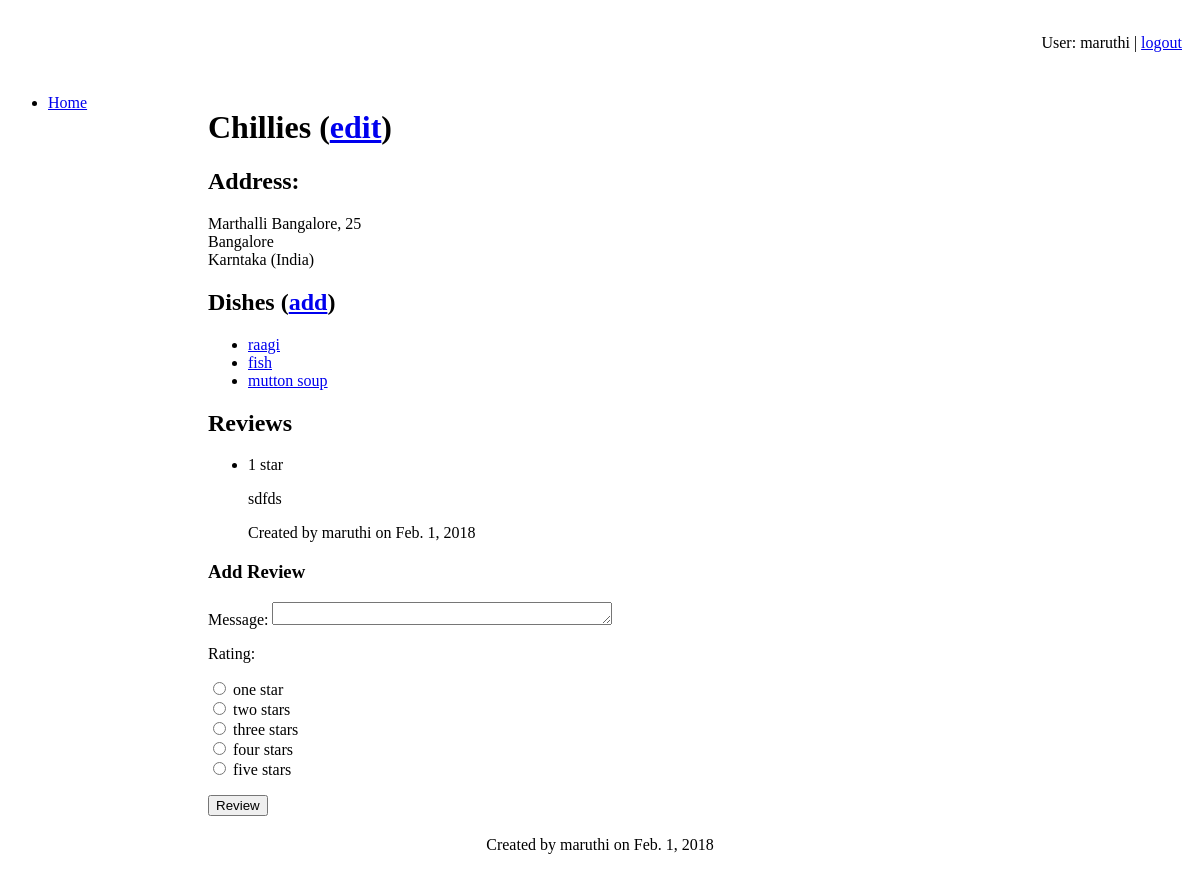
Page /myrestaurants/restaurants/2/ (signed in) on the committed database.
### myrestaurants/models.py (models this page shows, shortened)
class Restaurant(models.Model):
    name = models.TextField()
    street = models.TextField(blank=True, null=True)
    number = models.IntegerField(blank=True, null=True)
    city = models.TextField(default="")
    zipCode = models.TextField(blank=True, null=True)
    stateOrProvince = models.TextField(blank=True, null=True)
    country = models.TextField(blank=True, null=True)
    telephone = models.TextField(blank=True, null=True)
    url = models.URLField(blank=True, null=True)
    user = models.ForeignKey(User, default=1)
    date = models.DateField(default=date.today)

class Dish(models.Model):
    name = models.TextField()
    description = models.TextField(blank=True, null=True)
    price = models.DecimalField('Euro amount', max_digits=8, decimal_places=2, blank=True,
        null=True)
    user = models.ForeignKey(User, default=1)
    date = models.DateField(default=date.today)
    image = models.ImageField(upload_to="myrestaurants", blank=True, null=True)
    restaurant = models.ForeignKey(Restaurant, null=True, related_name='dishes')

class Review(models.Model):
    RATING_CHOICES = ((1, 'one'), (2, 'two'), (3, 'three'), (4, 'four'), (5, 'five'))
    rating = models.PositiveSmallIntegerField('Rating (stars)', blank=False, default=3, choices=RATING_CHOICES)
    comment = models.TextField(blank=True, null=True)
    user = models.ForeignKey(User, default=1)
    date = models.DateField(default=date.today)
    class Meta:
        abstract = True

class RestaurantReview(Review):
    restaurant = models.ForeignKey(Restaurant)

### myrestaurants/views.py (the view)
class RestaurantDetail(DetailView):
    model = Restaurant
    template_name = 'myrestaurants/restaurant_detail.html'
    def get_context_data(self, **kwargs):
        context = super(RestaurantDetail, self).get_context_data(**kwargs)
        context['RATING_CHOICES'] = RestaurantReview.RATING_CHOICES
        return context

### myrestaurants/templates/myrestaurants/restaurant_detail.html (shortened to what this page needs)
{% extends "myrestaurants/base.html" %}
{% block content %}
<h1>
    {{ restaurant.name }}
    {% if user == restaurant.user %}
        (<a href="{% url 'myrestaurants:restaurant_edit' restaurant.id %}">edit</a>)
    {% endif %}
</h1>
<h2>Address:</h2>
<p>
    {{ restaurant.street }}, {{ restaurant.number }} <br/>
    {{ restaurant.zipcode }} {{ restaurant.city }} <br/>
    {{ restaurant.stateOrProvince }} ({{ restaurant.country }})
</p>
<h2>
    Dishes
    {% if user %}
        (<a href="{% url 'myrestaurants:dish_create' restaurant.id %}">add</a>)
    {% endif %}
</h2>
<ul>
    {% for dish in restaurant.dishes.all %}
        <li><a href="{% url 'myrestaurants:dish_detail' restaurant.id dish.id %}">
            {{ dish.name }}</a></li>
    {% empty %}<li>Sorry, no dishes for this restaurant yet.</li>
    {% endfor %}
</ul>
<h2>Reviews</h2>
<ul>
    {% for review in restaurant.restaurantreview_set.all %}
        <li>
            <p>{{ review.rating }} star{{ review.rating|pluralize }}</p>
            <p>{{ review.comment }}</p>
            <p>Created by {{ review.user }} on {{ review.date }}</p>
        </li>
    {% endfor %}
</ul>
<h3>Add Review</h3>
<form action="{% url 'myrestaurants:review_create' restaurant.id %}" method="post">
    Message: <textarea name="comment" id="comment" rows="4"></textarea>
    <p>Rating:</p>
    <p>{% for rate in RATING_CHOICES %}
    <input type="radio" name="rating" id="rating{{ forloop.counter }}" value="{{ rate.0 }}" />
    <label for="choice{{ forloop.counter }}">{{ rate.1 }} star{{ rate.0|pluralize }}</label>
    <br/>{% endfor %}
    </p>
    <input type="submit" value="Review" />
</form>
{% endblock %}
{% block footer %}
    Created by {{ restaurant.user }} on {{ restaurant.date }}
{% endblock %}

### myrestaurants/templates/myrestaurants/base.html (shortened to what this page needs)
{% load staticfiles %}
<!DOCTYPE html>
<html lang="en">
<head>
    <link rel="stylesheet" href="{% static "style/base.css" %}" />
</head>
<body>
<div id="header">
    {% block header %}
        {% if user.username %}
            <p>User: {{ user.username }} | <a href="{% url 'logout' %}?next={{request.path}}">logout</a></p>
        {% else %}
            <p><a href="{% url 'login' %}?next={{request.path}}">login</a></p>{% endif %}
    {% endblock %}
</div>
<div id="sidebar">
    {% block sidebar %}<ul><li><a href="/myrestaurants">Home</a></li></ul>{% endblock %}
</div>
<div id="content">
    {% block content %}{% endblock %}
</div>
<div id="footer">{% block footer %}{% endblock %}</div>
</body>
</html>

### myrestaurants/static/style/base.css (style rules this page uses)
#header { margin: 0; padding: 10px; text-align: right; }
#content { margin-left: 190px; padding: 10px; }
#sidebar { float: left; width: 190px; }
#footer { margin: 0; padding: 10px; text-align: center; }
textarea, input[type=number], input[type=url] { height: 1.25em; width: 25em; }

### rows in the picture
Restaurant: name "Chillies", street "Marthalli Bangalore", number "25", city "Bangalore", stateOrProvince "Karntaka", country "India", user "maruthi", date "Feb. 1, 2018"
Dish: name "raagi"
Dish: name "fish"
Dish: name "mutton soup"
RestaurantReview: rating "1", comment "sdfds", user "maruthi", date "Feb. 1, 2018"

### other values in the picture
{{ user.username }} "maruthi"
{{ rate.1 }} "one" "two" "three" "four" "five"
